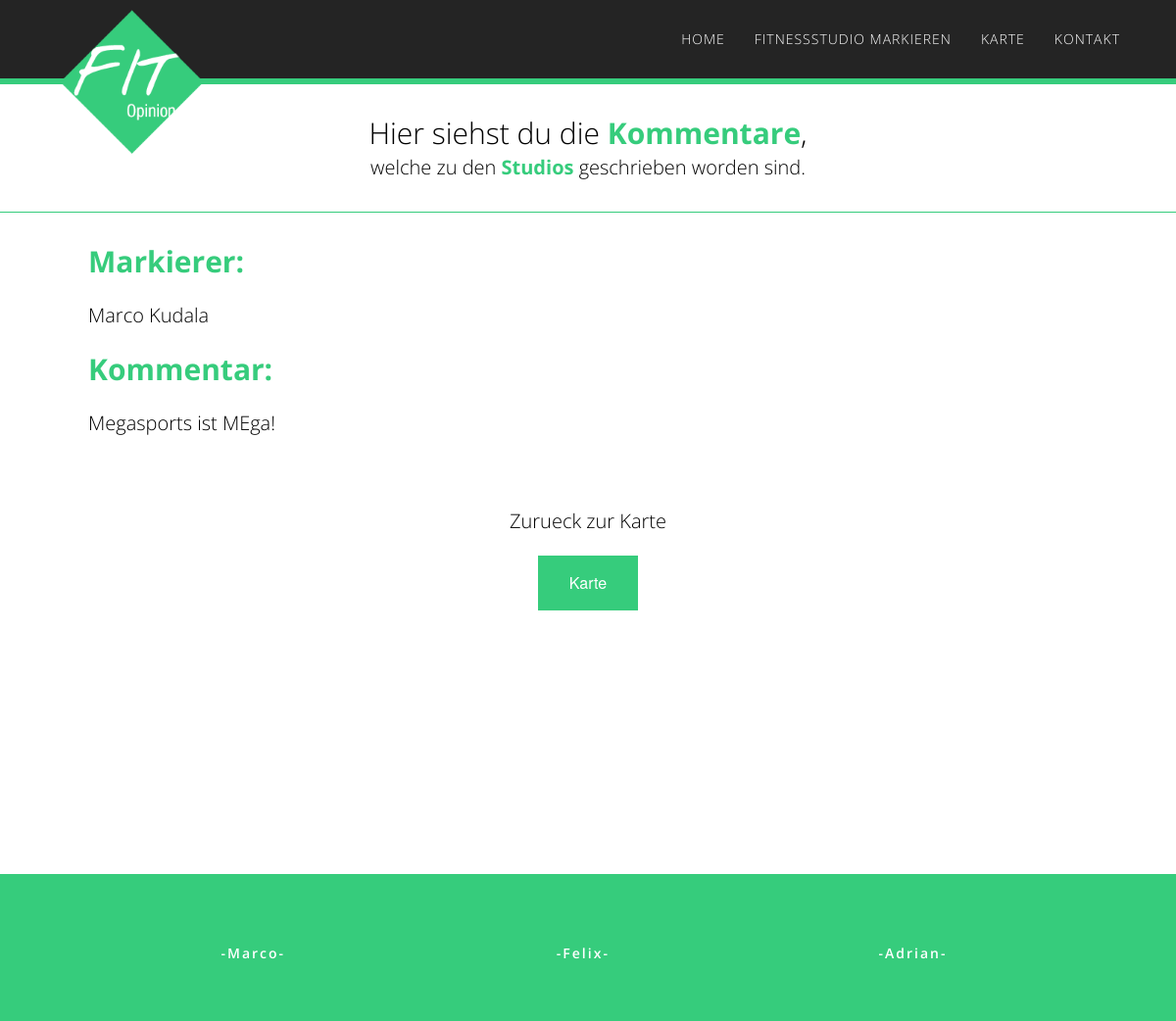
Page /details.php?id=18 on the earlier database version.
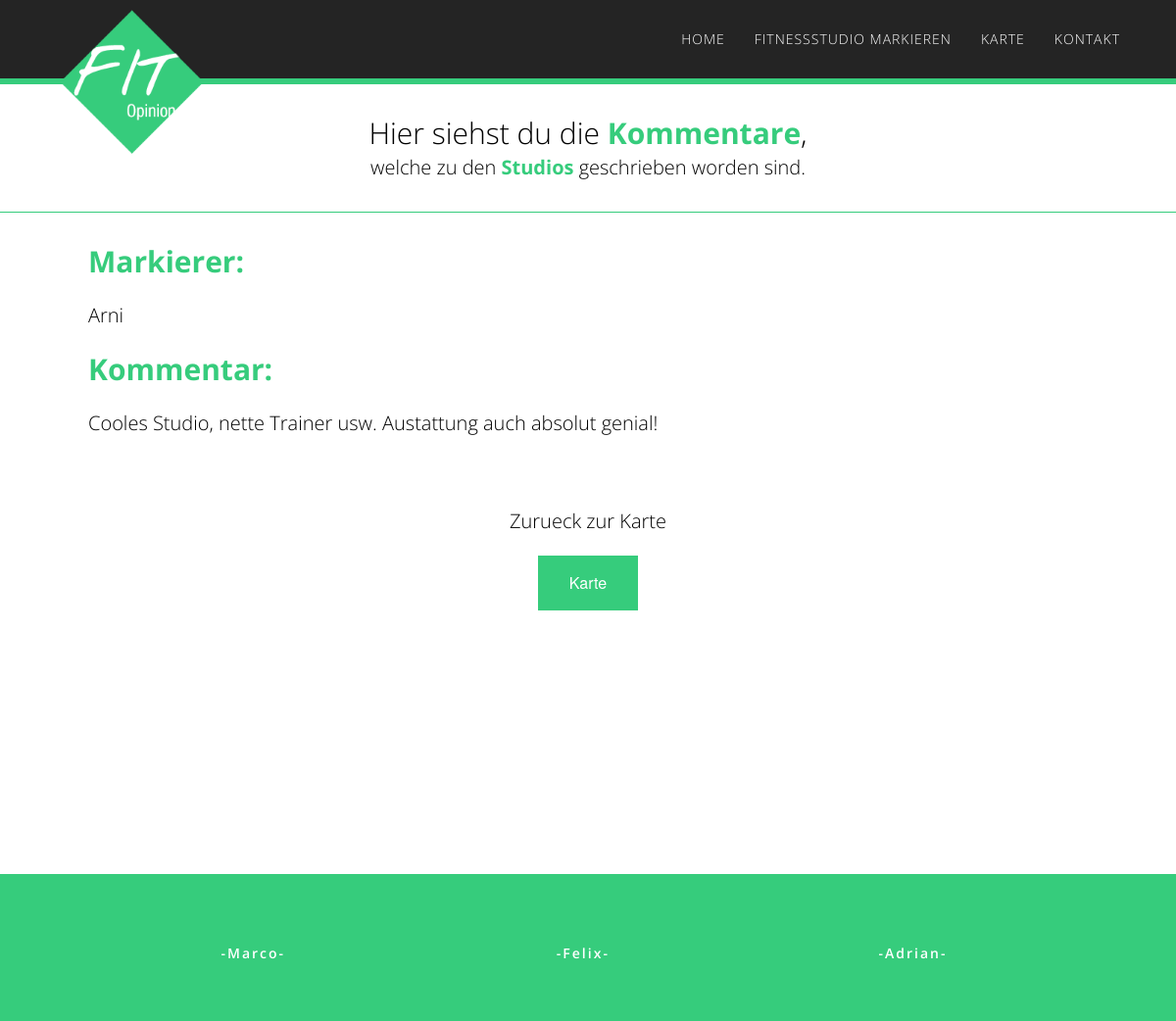
Same page on the later database version.
### tables this page shows
CREATE TABLE IF NOT EXISTS `marker` (
  `id` int(11) NOT NULL AUTO_INCREMENT,
  `name` varchar(100) NOT NULL,
  `kommentar` varchar(200) DEFAULT 'Hier könnte dein Kommentar stehen!',
  `public` tinyint(1) NOT NULL,
  `lat` float NOT NULL,
  `lng` float NOT NULL,
  PRIMARY KEY (`id`)
);

### details.php (the view, shortened to what this page needs)
<?php
include('includes/header.php');
require('includes/db.php');
if (isset($_GET['id'])) {
    $query = $db->prepare('SELECT * FROM marker WHERE id = :id');
    $query->execute(array('id' => $_GET['id']));
    $data = $query->fetch();
}
?>
<div class="map-title">
    <hgroup>
        <h1>Hier siehst du die <strong class="green-strong">Kommentare</strong>,</h1>
        <h3>welche zu den <strong class="green-strong">Studios</strong> geschrieben worden sind.</h3>
    </hgroup>
</div>
<div id="wrapper-details">
    <div id="content">
        <h1 class="h1-locate"><strong class="green-strong-details-first">Markierer:</strong></h1>
        <h3 class="h1-locate"><?= htmlentities($data['name']); ?></h3>
        <h1 class="h1-locate"><strong class="green-strong-details-second">Kommentar:</strong></h1>
        <div class="kommentar-wrapper">
            <h3 class="h1-locate"><?= htmlentities($data['kommentar']); ?></h3>
        </div>
        <h3 class="h3-details">Zurueck zur Karte</h3>
        <div class="a-details">
            <a class="button" href="karte.php">Karte</a>
        </div>
    </div>
</div>
<?php
include('includes/footer.php');
?>

### includes/header.php (shortened to what this page needs)
<!DOCTYPE html>
<html>
    <head>
        <link rel="stylesheet" href="css/style.css" />
        <link rel="stylesheet" href="css/typo.css" />
        <link rel="stylesheet" href="themes/default/default.css" type="text/css" media="screen" />
        <link rel="stylesheet" href="css/nivo-slider.css" type="text/css" media="screen" />
        <link rel="stylesheet" href="css/nivo_style.css" type="text/css" media="screen" />
        <link rel="stylesheet" href="css/responsive.css" type="text/css" media="screen" />
        <link rel="stylesheet" href="css/meanmenu.css" type="text/css" media="screen" />
        <link rel="stylesheet" href="css/maps.css" />
    </head>
    <body class="karte">
        <div class="nav-wrapper">
            <div id="logo">
                <img id="logo-inline" width="150" src="images/logo.png" alt="logo"/>
            </div>
            <div id="nav">
                <div class="ul_wrapper">
                    <ul id="nav_ul">
                        <li><a href="index.php">home</a></li>
                        <li><a href="markieren.php">fitnessstudio markieren</a></li>
                        <li><a href="karte.php">karte</a></li>
                        <li><a href="kontakt.php">kontakt</a></li>
                    </ul>
                </div>
            </div>
        </div>

### includes/footer.php (shortened to what this page needs)
<div id="footer">
    <div id="inner_footer">
        <div id="row1" class="row">
            <a href="https://www.facebook.com/marco.kudala"><p>-Marco-</p></a>
        </div>
        <div id="row2" class="row">
            <a href="https://www.facebook.com/felix.werkstetter?fref=ts"><p>-Felix-</p></a>
        </div>
        <div id="row3" class="row">
            <a href="https://www.facebook.com/adzibo?fref=ts"><p>-Adrian-</p></a>
        </div>
    </div>
</div>
</body>
</html>

### css/style.css (style rules this page uses)
body { margin:0; padding:0; }
.karte { background: #FFF; }
#footer a { text-decoration: none; color: #FFF; transition: color 0.4s ease 0s; }
h1 { color: #000000; font-family: 'Open Sans',sans-serif; font-size: 30px; font-weight: 300; line-height: 40px; margin: 0; }
h3 { color: #000000; font-family: 'Open Sans',sans-serif; font-size: 20px; font-weight: 300; line-height: 30px; margin: 0; }
.h1-locate { padding-bottom: 20px; }
p { margin: 0; padding-bottom: 20px; }
#wrapper-details { background: none repeat scroll 0 0 #FFFFFF !important; height: 615px; padding-bottom: 30px; padding-top: 30px; width: 100%; }
.nav-wrapper { border-bottom: 6px solid #36CC7C; }
#nav { width:100%; background-color:#242424; height:80px; }
#nav_ul { float: right; list-style: none outside none; margin: 0 5% 0 0; padding: 0; }
#nav a { text-transform:uppercase; letter-spacing:1px; color: #FFFFFF; padding: 25px 15px 28px; text-decoration: none; border-top: 4px solid #242424; -webkit-transition: color 0.5s ease, border-top 0.5s ease; transition: color 0.5s ease, border-top 0.5s ease; }
#nav li { float:left; line-height:80px; }
#logo { float: left; margin-left: 5%; margin-top: 9px; position: absolute; width: 20%; z-index:100; }
.ul_wrapper { float: right; width: 70%; }
#content { background: none repeat scroll 0 0 #FFFFFF !important; margin: 0 auto; width: 1020px; }
.green-strong { color: #36CC7C; }
.green-strong-details-first { color: #36CC7C; }
.green-strong-details-second { color: #36CC7C; }
.h3-details { padding-top: 50px; padding-bottom: 20px; text-align: center; }
.a-details { text-align: center; }
.map-title { border-bottom: 1px inset #36CC7C; padding-bottom: 30px; padding-top: 30px; text-align: center; }
.kommentar-wrapper { word-wrap: break-word; }
#footer { height:150px; background-color: #36CC7C; width:100%; }
#inner_footer { margin: 0 auto; padding-top: 70px; width: 1020px; }
.row { float:left; text-align: center; }
#row1 { width: 33%; }
#row2 { margin-left: 1%; margin-right: 1%; width: 31%; }
#row3 { width: 33%; }
button, .button { background-color: #36CC7C; border-color: #35CC7C; border-style: solid; border-width: 0; color: #FFFFFF; cursor: pointer; display: inline-block; font-family: "Helvetica Neue","Helvetica",Helvetica,Arial,sans-serif; font-size: 1rem; font-weight: normal; line-height: normal; padding: 1rem 2rem 1.0625rem; position: relative; text-align: center; text-decoration: none; transition: background-color 300ms ease-out 0s; }

### css/typo.css (style rules this page uses)
h1, h2, h3, p { font-family: 'Open Sans', 'sans-serif'; }
#nav { font-family: 'Open Sans', 'sans-serif'; font-weight:300; }
#footer { font-family: 'Open Sans', 'sans-serif'; font-weight:600; color:#FFF; letter-spacing:2px; }

### css/nivo_style.css (style rules this page uses)
body { line-height:1; color:black; background:white; }
body { font:14px/1.6 Georgia, Palatino, Palatino Linotype, Times, Times New Roman, serif; color:#333; background:#eee; }

Differences in the rows shown:
changed marker: name "Marco Kudala" → "Arni"; kommentar "Megasports ist MEga!" → "Cooles Studio, nette Trainer usw. Austattung auch absolut genial!"
